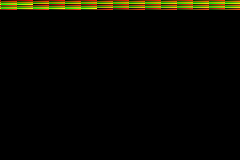
#> input picture build/hello_gba.ppm, 240 x 160 px
$ python generate_social_preview.py
#> lines starting #> are read from the running program, lines starting #| are printed output that depends on the picture
#!/usr/bin/env python3
"""Create share images from the bundled homebrew's native PPM snapshot.

First run: python recompile.py roms/test/hello_gba.gba
Then: build/hello_gba.exe --headless --framebuffer build/hello_gba.ppm
Finally: python scripts/generate_social_preview.py
"""

import argparse
from pathlib import Path

from PIL import Image, ImageDraw, ImageFont

ROOT = Path(__file__).resolve().parents[1]


def font(size, *, bold=False):
    names = (
        "C:/Windows/Fonts/seguisb.ttf" if bold else "C:/Windows/Fonts/segoeui.ttf",
        "/usr/share/fonts/truetype/dejavu/DejaVuSans-Bold.ttf" if bold
        else "/usr/share/fonts/truetype/dejavu/DejaVuSans.ttf",
    )
    for name in names:
        if Path(name).is_file():
            return ImageFont.truetype(name, size)
    return ImageFont.load_default()


def main():
    parser = argparse.ArgumentParser(description=__doc__)
    parser.add_argument("--framebuffer", type=Path, default=ROOT / "build/hello_gba.ppm")
    parser.add_argument("--output-dir", type=Path, default=ROOT / "docs/demo")
    args = parser.parse_args()
    with Image.open(args.framebuffer) as source:
#> source is the input picture: PIL image 240x160 RGB; mean R, G, B 7.8, 7.1, 0.4
        if source.format != "PPM" or source.size != (240, 160):
            parser.error("Expected the native 240x160 GBA PPM framebuffer")
        frame = source.convert("RGB")
    args.output_dir.mkdir(parents=True, exist_ok=True)
    frame.save(args.output_dir / "homebrew_framebuffer.png")

    preview = Image.new("RGB", (1200, 630), "#090d16")
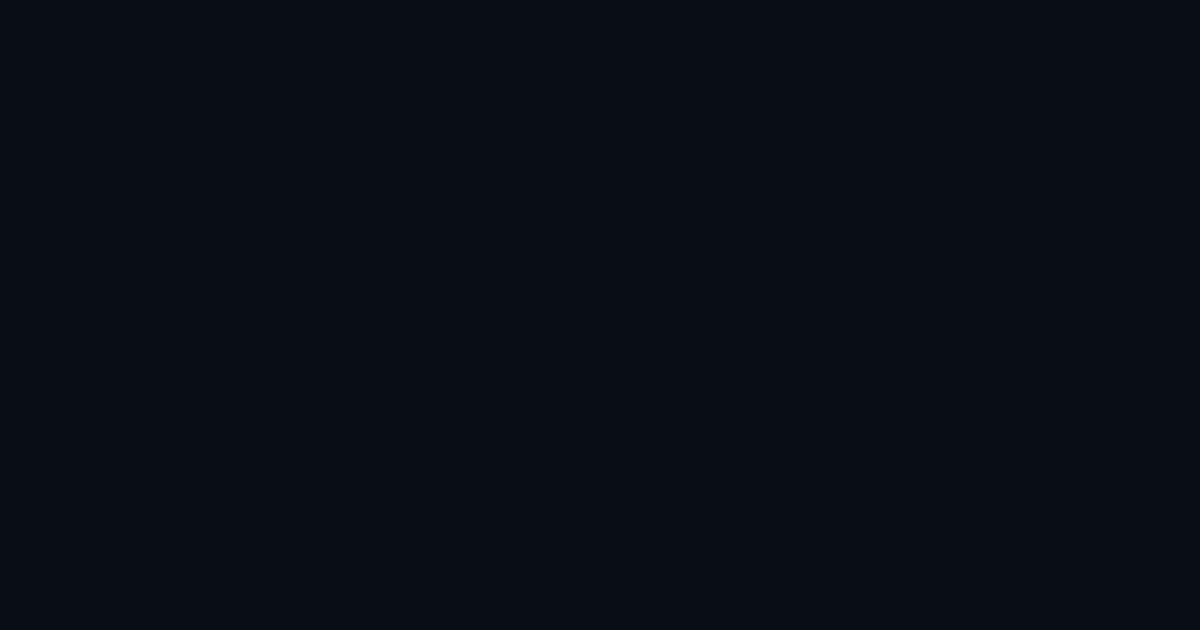
#> preview: PIL image 1200x630 RGB; mean R, G, B 9, 13, 22
    draw = ImageDraw.Draw(preview)
    draw.rounded_rectangle((32, 32, 1168, 598), radius=22, fill="#131c2e", outline="#22324e", width=2)
    draw.text((64, 62), "AUTOMATED GAME ROM RECOMPILER", font=font(26, bold=True), fill="#38bdf8")
    draw.text((64, 154), "Console ROMs", font=font(48, bold=True), fill="#f1f5f9")
    draw.text((64, 218), "to native C", font=font(48, bold=True), fill="#f1f5f9")
    draw.text((64, 306), "Experimental static recompilation", font=font(23), fill="#94a3b8")
    draw.text((64, 348), "ARM / Thumb / MIPS / 65816", font=font(23), fill="#94a3b8")
    draw.text((64, 420), "Explore the CFG and hex-to-C demo", font=font(23), fill="#4ade80")
    draw.text((64, 460), "github.com/yefan911/automated-recompilers", font=font(20), fill="#94a3b8")
    draw.text((640, 156), "Native GBA homebrew framebuffer", font=font(23), fill="#f1f5f9")
    draw.rectangle((638, 198, 1122, 522), outline="#38bdf8", width=2)
    preview.paste(frame.resize((480, 320), Image.Resampling.NEAREST), (640, 200))
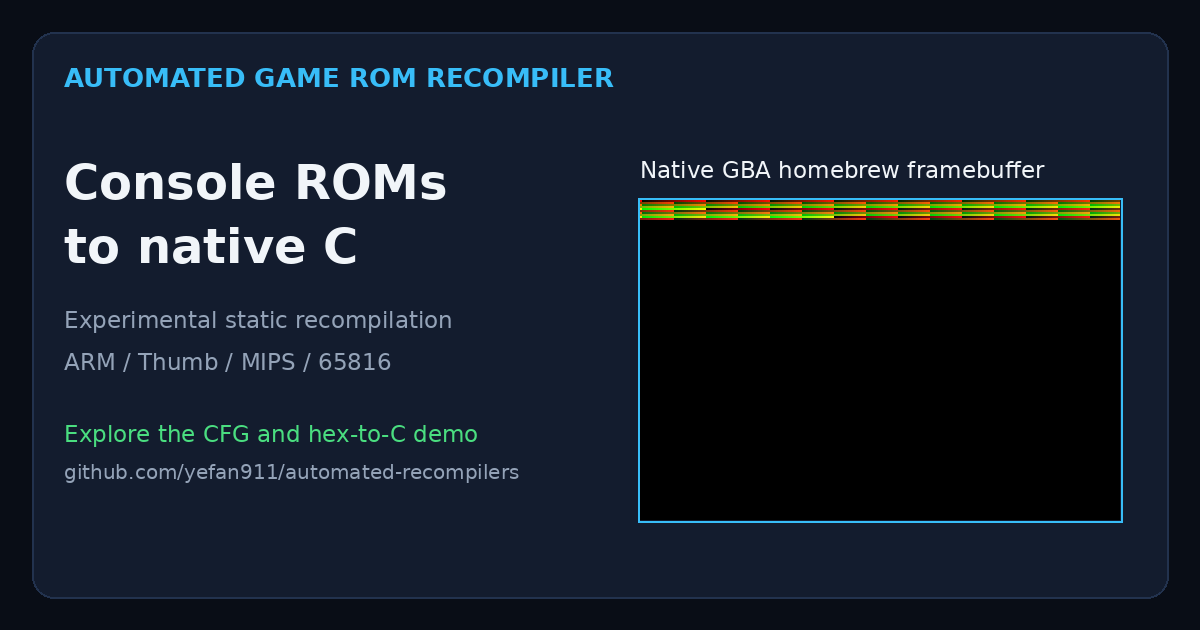
#> preview: PIL image 1200x630 RGB; mean R, G, B 20.4, 28.4, 40.1
    draw.text((64, 546), "ROM  →  Control flow graph  →  C source  →  Native binary", font=font(24, bold=True), fill="#38bdf8")
    preview.save(args.output_dir / "social-preview.png")
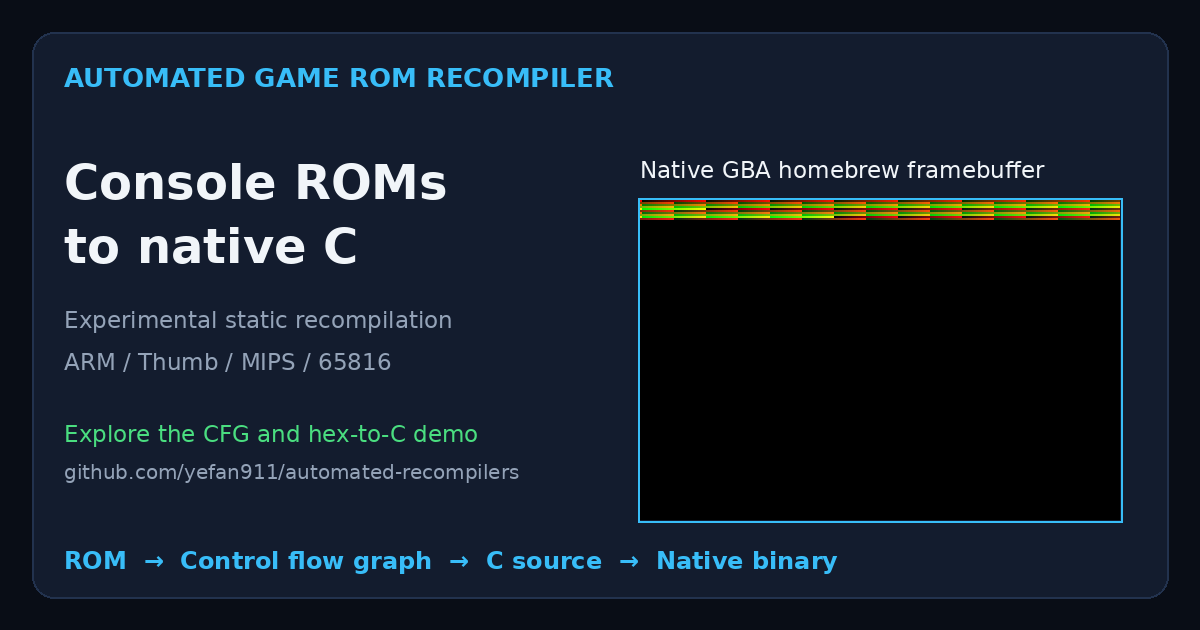
#> saved as social-preview.png: PIL image 1200x630 RGB; mean R, G, B 20.6, 29.4, 41.4
    print(f"Generated framebuffer and 1200x630 social preview in {args.output_dir}")


if __name__ == "__main__":
    main()
